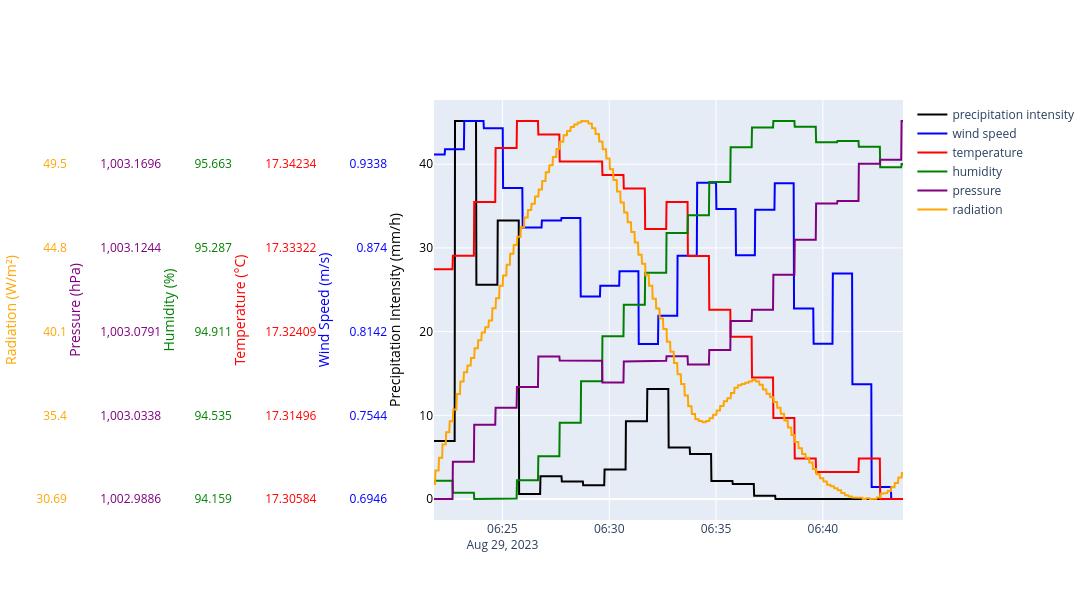

The cell this chart's notebook holds for it:
### Markdown cell above
### Met Data Overview

### Code cell
parameters = {
    "precipitation intensity": {
        "data_key": ("precipitation", "intensity_hour_shifted"),
        "color": "black",
        "axis_title": "Precipitation Intensity (mm/h)",
    },
    "wind speed": {
        "data_key": ("wind", "speed_avg"),
        "color": "blue",
        "axis_title": "Wind Speed (m/s)",
    },
    "temperature": {
        "data_key": ("temperature", "average"),
        "color": "red",
        "axis_title": "Temperature (°C)",
    },
    "humidity": {
        "data_key": ("humidity", "relative_avg"),
        "color": "green",
        "axis_title": "Humidity (%)",
    },
    "pressure": {
        "data_key": ("pressure", "relative_avg"),
        "color": "purple",
        "axis_title": "Pressure (hPa)",
    },
    "radiation": {
        "data_key": ("radiation", "current"),
        "color": "orange",
        "axis_title": "Radiation (W/m²)",
    },
}

plot_timeseries_separate_axes(df, parameters)

### Figure 1 — Plotly figure (JSON) as saved in the notebook; plotly's stock layout.template omitted (floating-point values rounded to 4 significant figures; data arrays with more than 128 entries replaced by an {"elided": "..."} marker saying what was removed)
{"data": [{"line": {"color": "black"}, "mode": "lines", "name": "precipitation intensity", "type": "scatter", "x": {"elided": "1318 str values"}, "y": {"elided": "1318 float values"}, "yaxis": "y"}, {"line": {"color": "blue"}, "mode": "lines", "name": "wind speed", "type": "scatter", "x": {"elided": "1318 str values"}, "y": {"elided": "1318 float values"}, "yaxis": "y2"}, {"line": {"color": "red"}, "mode": "lines", "name": "temperature", "type": "scatter", "x": {"elided": "1318 str values"}, "y": {"elided": "1318 float values"}, "yaxis": "y3"}, {"line": {"color": "green"}, "mode": "lines", "name": "humidity", "type": "scatter", "x": {"elided": "1318 str values"}, "y": {"elided": "1318 float values"}, "yaxis": "y4"}, {"line": {"color": "purple"}, "mode": "lines", "name": "pressure", "type": "scatter", "x": {"elided": "1318 str values"}, "y": {"elided": "1318 float values"}, "yaxis": "y5"}, {"line": {"color": "orange"}, "mode": "lines", "name": "radiation", "type": "scatter", "x": {"elided": "1318 str values"}, "y": {"elided": "1318 float values"}, "yaxis": "y6"}], "layout": {"height": 600, "width": 1400, "yaxis": {"tickfont": {"color": "black"}, "title": {"font": {"color": "black"}, "text": "Precipitation Intensity (mm/h)"}}, "yaxis2": {"anchor": "free", "autoshift": true, "overlaying": "y", "tickfont": {"color": "blue"}, "tickmode": "sync", "title": {"font": {"color": "blue"}, "text": "Wind Speed (m/s)"}}, "yaxis3": {"anchor": "free", "autoshift": true, "overlaying": "y", "tickfont": {"color": "red"}, "tickmode": "sync", "title": {"font": {"color": "red"}, "text": "Temperature (°C)"}}, "yaxis4": {"anchor": "free", "autoshift": true, "overlaying": "y", "tickfont": {"color": "green"}, "tickmode": "sync", "title": {"font": {"color": "green"}, "text": "Humidity (%)"}}, "yaxis5": {"anchor": "free", "autoshift": true, "overlaying": "y", "tickfont": {"color": "purple"}, "tickmode": "sync", "title": {"font": {"color": "purple"}, "text": "Pressure (hPa)"}}, "yaxis6": {"anchor": "free", "autoshift": true, "overlaying": "y", "tickfont": {"color": "orange"}, "tickmode": "sync", "title": {"font": {"color": "orange"}, "text": "Radiation (W/m²)"}}}}
